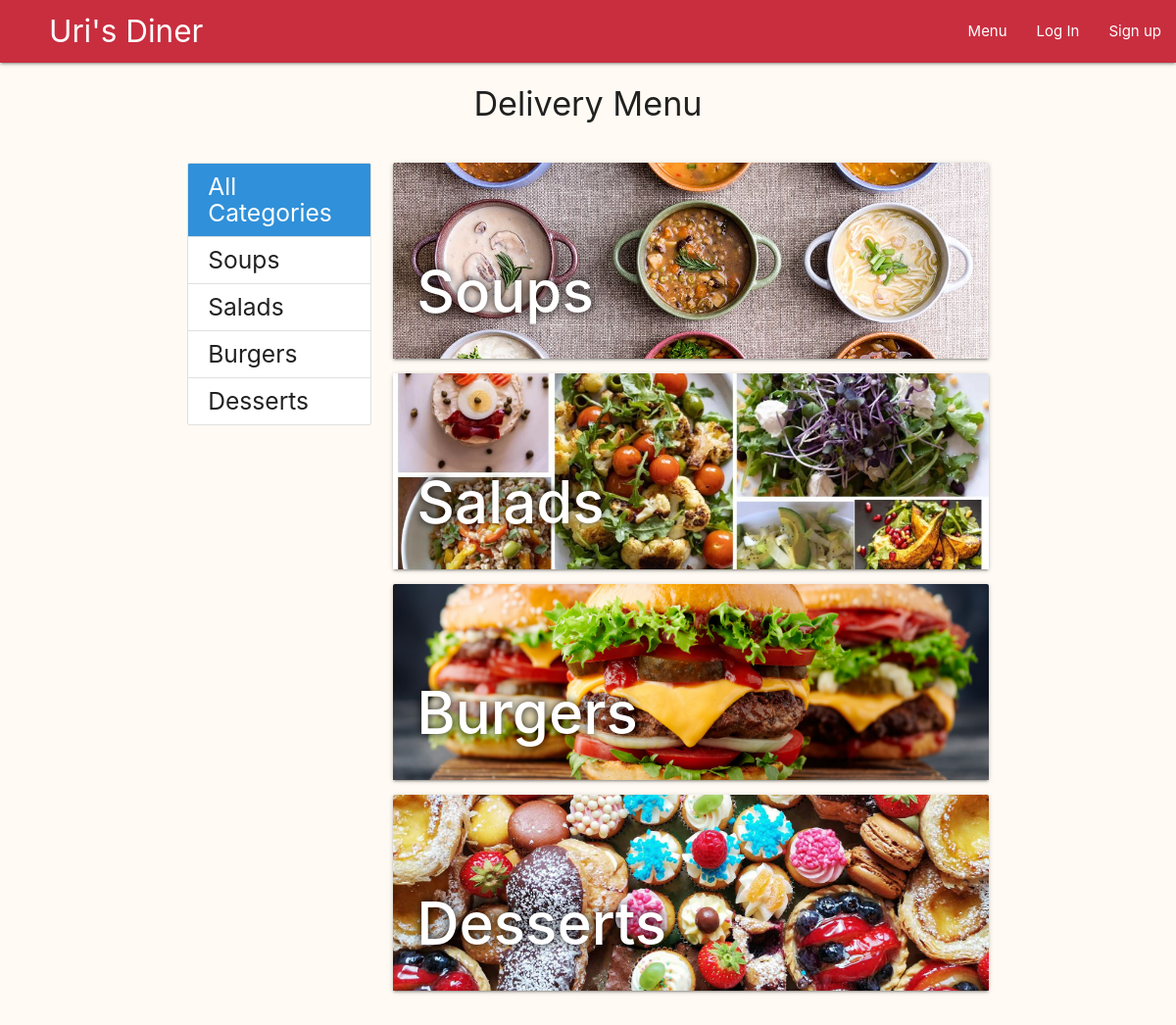
The app's page /menu/ with its own data.
### main/models.py (models this page shows)
class Category(models.Model):
    name = models.CharField(max_length=20, blank=False, unique=True)
    is_deleted = models.BooleanField(default=False)
    image_Url = models.URLField(null=True, blank=True)
    image_file = models.ImageField(upload_to=category_image_path, null=True, blank=True)
    position = models.IntegerField(blank=False, default=0)
    def __str__(self):
        return self.name

### main/views.py (the view)
# urls.py: path('menu/', views.menu_all_categories, name="menu_all_categories"),
def menu_all_categories(request):
    categories_list = sorted(Category.objects.filter(is_deleted=False), key=lambda category: category.position)
    return render(request, 'main/menu_all_categories.html', {
        'categories_list':categories_list})

### main/context_processors.py (called while the page is built)
def site_wide_data(request):
    try:
        data = {
        'open_orders_number' : len(Cart.objects.filter(delivery__is_delivered=False)),
        'my_open_orders_number' : len(Delivery.objects.filter(order__user=request.user).filter(is_delivered=False)),
        'my_cart_items_number' : len(User.objects.get(id=request.user.id).cart_set.last().item_set.all())
        }
    except:
        data = {}
    return data

### main/templates/main/menu_all_categories.html (shortened to what this page needs)
{% extends 'layouts/menu.html' %}
{% block menu-content %}
<div>
  {% for category in categories_list %}
  <div class="card hoverable">
    <div class="card-image">
      <a href="{% url 'menu_category_dishes' category_id=category.id %}">
        <img class="category-img" {% if category.image_file %}
          src="{{category.image_file.url}}" {% else %}
          src="{{category.image_Url}}" {% endif %} alt="{{category.name}}">
        <span class="card-title category-title">{{category.name}} </span>
      </a>
    </div>
  </div>
  {% endfor %}
</div>
{% endblock menu-content %}

### templates/layouts/menu.html (shortened to what this page needs)
{% extends 'layouts/main.html' %}
{% block main-content %}
<div class="container">
  <div class="row center-align">
    <h4>Delivery Menu</h4>
  </div>
  <div class="row">
    <div class="col l3">
      <ul class="collection">
        {% url 'menu_all_categories' as url %}
        <a class="collection-item {% if request.path == url %} active {% endif %}"
          href="{{url}}">
          <h5 class="no-top-bottom-margin">All Categories</h5>
        </a>
        {% for category in categories_list %}
        {% url 'menu_category_dishes' category_id=category.id as url %}
        <a class="collection-item {% if request.path == url  %} active {% endif %}"
          href="{{ url }}">
          <h5 class="no-top-bottom-margin">{{category}}</h5>
        </a>
        {% endfor %}
      </ul>
    </div>
    <div class="col l9">
      {% block menu-content %}
      {% endblock menu-content %}
    </div>
  </div>
</div>
{% endblock main-content %}

### static/css/custom.css (style rules this page uses)
body { background-color: #fffbf4; }
.category-img { height: 200px; width: 100%; object-fit: cover; }
.no-top-bottom-margin { margin-bottom: 0px; margin-top: 0px; }
.category-title { text-shadow: 0px 0px 10px black; font-size: 60px !important; font-weight: 500 !important; }

### records on screen
Category: name "Soups", image_file+name (picture)
Category: name "Salads", image_file+name (picture)
Category: name "Burgers", image_file+name (picture)
Category: name "Desserts", image_file+name (picture)
